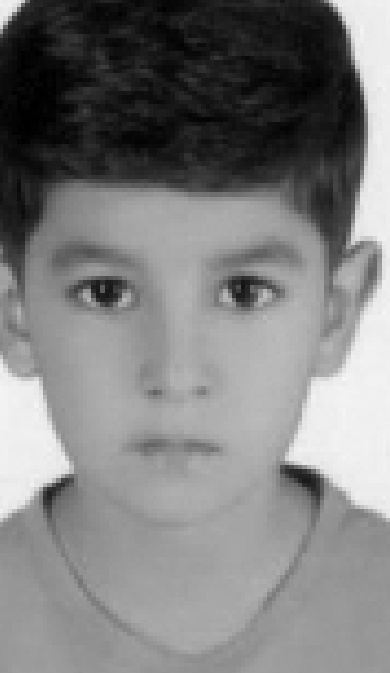
#> input picture Campaigns/minab/splitted_photos/2ezZa_Habashia_38.jpg, 390 x 673 px; its folder holds only this picture in this run
$ python generate_eyes_gif.py
#> lines starting #> are read from the running program, lines starting #| are printed output that depends on the picture
#!/usr/bin/env python3
"""
Concept #5: "Eyes That Ask" — Close-Crop Eye Portraits
Crops just the eye region from each child's photo and sequences them into
a haunting GIF where the eyes "look at the viewer" one by one.

Since these are passport-style photos with consistent framing,
we use proportional cropping (eyes are ~25-40% from top of face).
"""

import re
from pathlib import Path
from PIL import Image, ImageDraw, ImageFont, ImageEnhance, ImageFilter

# --- Configuration ---
FRAME_SIZE = (800, 400)  # widescreen cinematic aspect
PHOTO_DIR = Path(__file__).parent / "splitted_photos"
OUTPUT_DIR = Path(__file__).parent / "animated_gifs"

FONT_BOLD = "/System/Library/Fonts/Supplemental/Arial Bold.ttf"
FONT_REGULAR = "/System/Library/Fonts/Helvetica.ttc"

BG_DARK = (8, 8, 14)
ACCENT_GOLD = (232, 190, 92)
TEXT_WHITE = (255, 255, 255)

EYE_DISPLAY_MS = 200    # hold each eye pair
CLOSING_MS = 4000        # closing frame hold


def create_eye_frame(photo_path: Path) -> Image.Image:
    """Crop the eye region from a portrait photo."""
    frame = Image.new("RGB", FRAME_SIZE, BG_DARK)
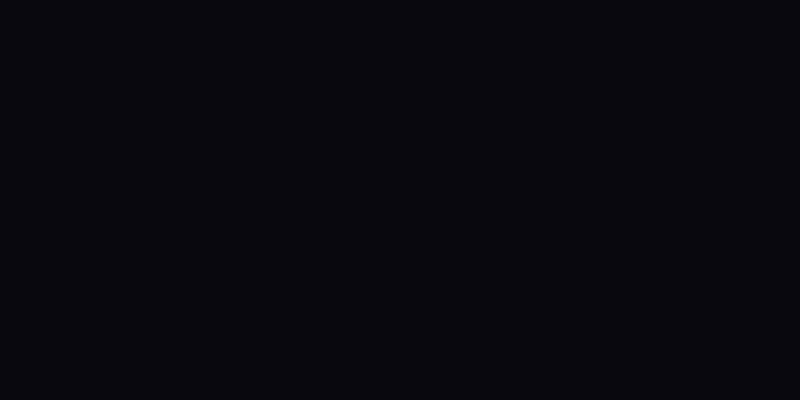
#> frame: PIL image 800x400 RGB; mean R, G, B 8, 8, 14

    photo = Image.open(photo_path).convert("RGB")
#> photo is the input picture: PIL image 390x673 RGB; min 0, max 248, mean 126.7

    # For passport-style photos, eyes are roughly at 25-38% from top
    # Crop a horizontal strip that captures the eye region
    eye_top = int(photo.height * 0.20)
#> eye_top = 134
    eye_bottom = int(photo.height * 0.42)
#> eye_bottom = 282
    eye_strip = photo.crop((0, eye_top, photo.width, eye_bottom))
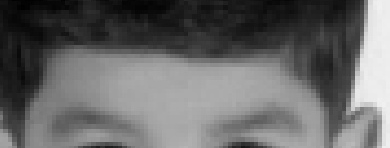
#> eye_strip: PIL image 390x148 RGB; min 0, max 242, mean 102.8

    # Scale to fill frame width
    scale = FRAME_SIZE[0] / eye_strip.width
#> scale = 2.05
    new_w = FRAME_SIZE[0]
    new_h = int(eye_strip.height * scale)
#> new_h = 303
    eye_strip = eye_strip.resize((new_w, new_h), Image.LANCZOS)
#> eye_strip: PIL image 800x303 RGB

    # Enhance to make eyes pop
    enhancer = ImageEnhance.Contrast(eye_strip)
    eye_strip = enhancer.enhance(1.3)
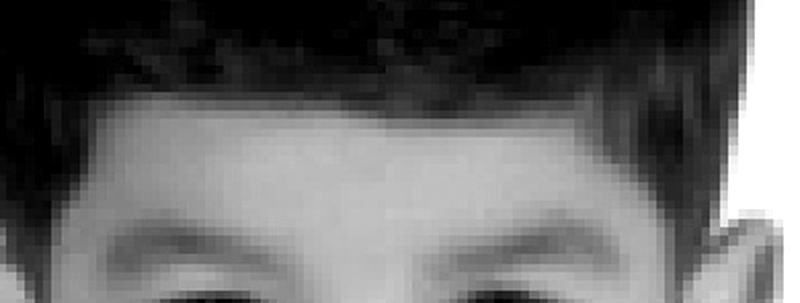
#> eye_strip: PIL image 800x303 RGB; min 0, max 255, mean 102.5
    enhancer = ImageEnhance.Sharpness(eye_strip)
    eye_strip = enhancer.enhance(1.5)

    # Center vertically
    y_offset = (FRAME_SIZE[1] - new_h) // 2
#> y_offset = 48
    frame.paste(eye_strip, (0, max(0, y_offset)))
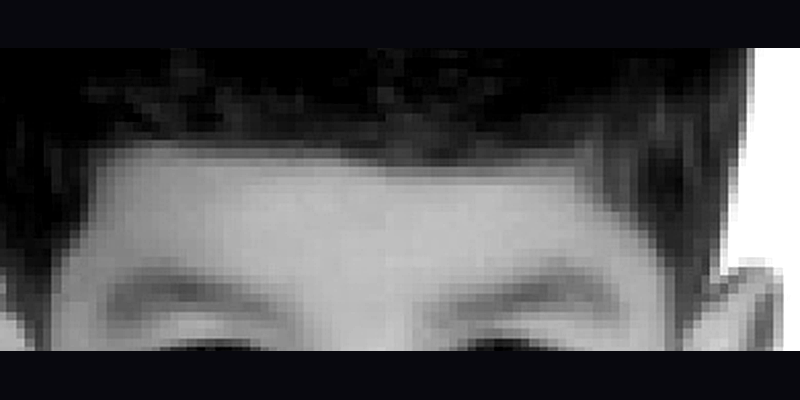
#> frame: PIL image 800x400 RGB; mean R, G, B 79.4, 79.4, 80.9

    # Cinematic black bars (top and bottom)
    draw = ImageDraw.Draw(frame)
    bar_height = 30
    # Top gradient bar
    for i in range(bar_height):
        alpha = int(255 * (1 - i / bar_height))
        draw.line([(0, i), (FRAME_SIZE[0], i)], fill=(8, 8, 14))
    # Fade top
    for i in range(bar_height, bar_height + 20):
        blend = (i - bar_height) / 20
        draw.line(
            [(0, i), (FRAME_SIZE[0], i)],
            fill=(
                int(8 * (1 - blend) + frame.getpixel((FRAME_SIZE[0] // 2, i))[0] * blend),
                int(8 * (1 - blend) + frame.getpixel((FRAME_SIZE[0] // 2, i))[1] * blend),
                int(14 * (1 - blend) + frame.getpixel((FRAME_SIZE[0] // 2, i))[2] * blend),
            ),
        )

    # Bottom bar
    for i in range(FRAME_SIZE[1] - bar_height, FRAME_SIZE[1]):
        draw.line([(0, i), (FRAME_SIZE[0], i)], fill=(8, 8, 14))

    # Vignette edges (left and right)
    for x in range(60):
        alpha_factor = x / 60
        for y in range(FRAME_SIZE[1]):
            px = frame.getpixel((x, y))
            frame.putpixel((x, y), tuple(int(c * alpha_factor) for c in px))
            px_r = frame.getpixel((FRAME_SIZE[0] - 1 - x, y))
            frame.putpixel(
                (FRAME_SIZE[0] - 1 - x, y),
                tuple(int(c * alpha_factor) for c in px_r),
            )
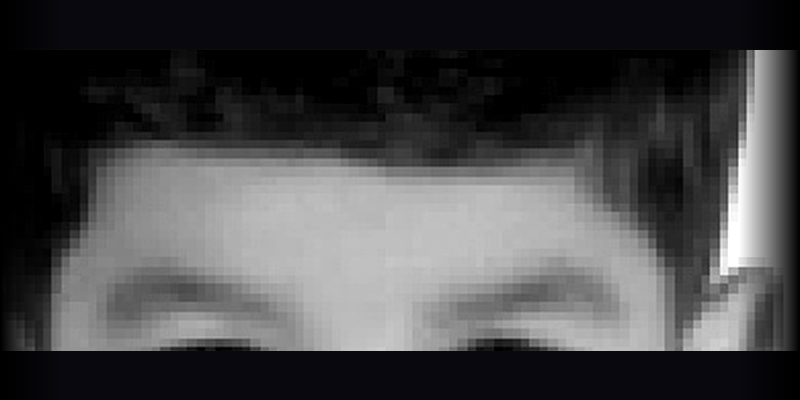
#> frame: PIL image 800x400 RGB; mean R, G, B 71.5, 71.5, 72.9

    return frame


def create_closing_frame() -> Image.Image:
    """Create the closing message frame."""
    frame = Image.new("RGB", FRAME_SIZE, BG_DARK)
    draw = ImageDraw.Draw(frame)

    try:
        font_big = ImageFont.truetype(FONT_BOLD, 42)
        font_medium = ImageFont.truetype(FONT_BOLD, 28)
        font_small = ImageFont.truetype(FONT_REGULAR, 20)
    except OSError:
        font_big = font_medium = font_small = ImageFont.load_default()

    # Main text
    lines = [
        ("They're watching.", font_big, TEXT_WHITE, 120),
        ("Are you?", font_big, ACCENT_GOLD, 175),
    ]

    for text, font, color, y_pos in lines:
        bbox = draw.textbbox((0, 0), text, font=font)
        text_w = bbox[2] - bbox[0]
        draw.text(((FRAME_SIZE[0] - text_w) // 2, y_pos), text, font=font, fill=color)
#> this loop made 2 passes
#> (bbox, text_w) on passes 1 to 2: ((-1, 7, 375, 48), 376), ((0, 7, 184, 48), 184)

    # Decorative line
    draw.line(
        [(FRAME_SIZE[0] // 2 - 60, 260), (FRAME_SIZE[0] // 2 + 60, 260)],
        fill=ACCENT_GOLD,
        width=2,
    )

    # Hashtag
    hashtag = "#100FacesOfPeace  ·  People for Peace"
    bbox = draw.textbbox((0, 0), hashtag, font=font_small)
#> bbox = (0, 4, 390, 23)
    text_w = bbox[2] - bbox[0]
#> text_w = 390
    draw.text(
        ((FRAME_SIZE[0] - text_w) // 2, 290),
        hashtag,
        font=font_small,
        fill=(140, 160, 220),
    )

    return frame


def main() -> None:
    """Generate the eyes-that-ask GIF."""
    OUTPUT_DIR.mkdir(exist_ok=True)

    photos = sorted(
        [p for p in PHOTO_DIR.iterdir() if p.suffix.lower() in (".jpg", ".jpeg", ".png")],
        key=lambda p: p.name,
    )

    print(f"Found {len(photos)} photos")
    print("Extracting eye regions...")

    frames: list[Image.Image] = []
    durations: list[int] = []

    for i, photo_path in enumerate(photos):
        try:
            eye_frame = create_eye_frame(photo_path)
            frames.append(eye_frame)
            durations.append(EYE_DISPLAY_MS)

            if (i + 1) % 25 == 0:
                print(f"  → {i + 1}/{len(photos)} eyes processed")
        except Exception as exc:
            print(f"  ⚠️ Skipped {photo_path.name}: {exc}")

    # Closing frame
    print("  → Closing frame")
    frames.append(create_closing_frame())
    durations.append(CLOSING_MS)

    # Save GIF
    output_path = OUTPUT_DIR / "eyes_that_ask.gif"
    print(f"\nSaving GIF to {output_path}...")

    palette_frames = [f.quantize(colors=256, method=Image.Quantize.MEDIANCUT) for f in frames]
#> palette_frames = 2 items

    palette_frames[0].save(
        output_path,
        save_all=True,
        append_images=palette_frames[1:],
        duration=durations,
        loop=0,
        optimize=False,
    )

#> (the run stopped early here; a loop or call above may not have finished)

$ run again, on Campaigns/minab/splitted_photos/Asma_Zakeri_41.jpg
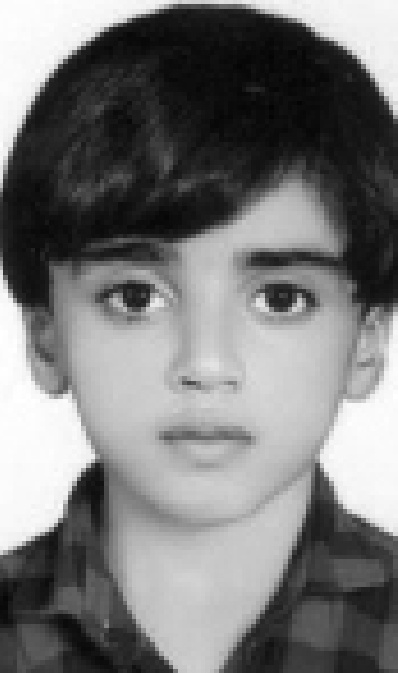
#> input picture Campaigns/minab/splitted_photos/Asma_Zakeri_41.jpg, 398 x 673 px
#> in create_eye_frame, photo is the input picture: PIL image 398x673 RGB; min 2, max 255, mean 120.5
#> in create_eye_frame, `eye_strip = enhancer.enhance(1.3)`:
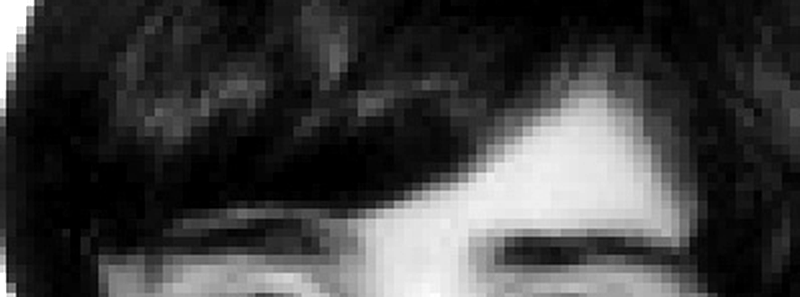
#> eye_strip: PIL image 800x297 RGB; min 0, max 255, mean 63.2
#> after the loop in create_eye_frame, `for x in range(60):`:
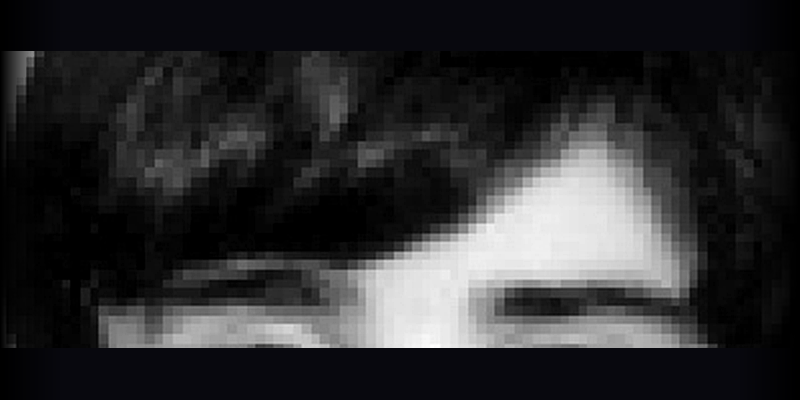
#> frame: PIL image 800x400 RGB; mean R, G, B 45.9, 45.9, 47.4
#> the loop in create_closing_frame, `for text, font, color, y_pos in lines:` made 2 passes
#> (bbox, text_w) on passes 1 to 2: ((-1, 7, 375, 48), 376), ((0, 7, 184, 48), 184)
#> in create_closing_frame, `bbox = draw.textbbox((0, 0), hashtag, font=font_small)`: bbox = (0, 4, 390, 23)
#> in create_closing_frame, `text_w = bbox[2] - bbox[0]`: text_w = 390
#> palette_frames = 2 items

$ run again, on Campaigns/minab/splitted_photos/Asra_Zakeri_26.jpg
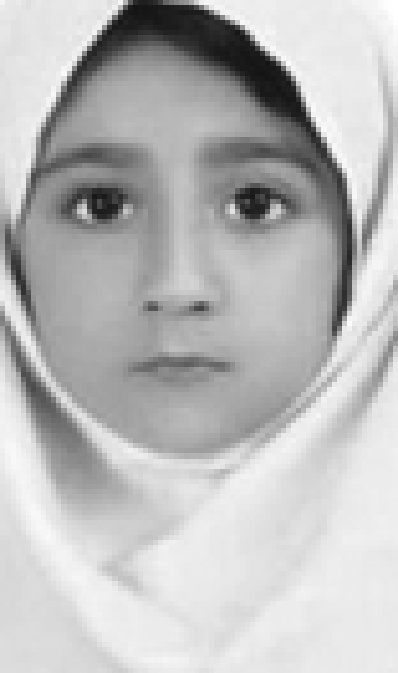
#> input picture Campaigns/minab/splitted_photos/Asra_Zakeri_26.jpg, 398 x 673 px
#> in create_eye_frame, photo is the input picture: PIL image 398x673 RGB; min 17, max 255, mean 186.7
#> in create_eye_frame, `eye_strip = enhancer.enhance(1.3)`:
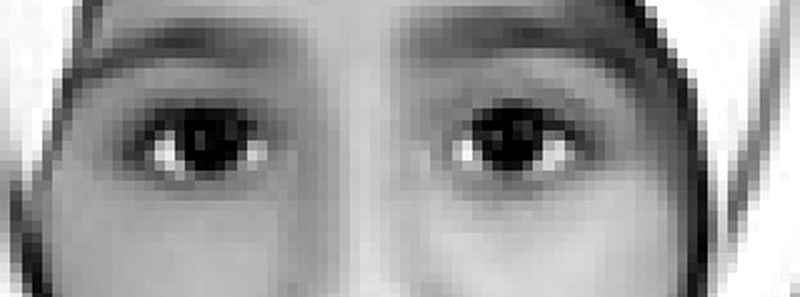
#> eye_strip: PIL image 800x297 RGB; min 0, max 255, mean 155
#> after the loop in create_eye_frame, `for x in range(60):`:
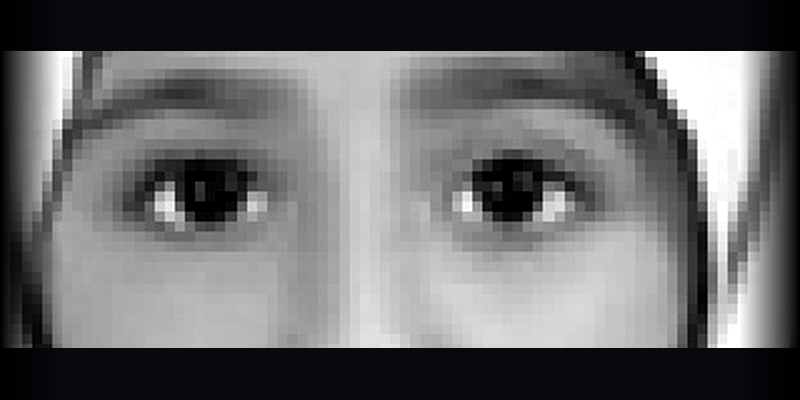
#> frame: PIL image 800x400 RGB; mean R, G, B 105.1, 105.1, 106.6
#> the loop in create_closing_frame, `for text, font, color, y_pos in lines:` made 2 passes
#> (bbox, text_w) on passes 1 to 2: ((-1, 7, 375, 48), 376), ((0, 7, 184, 48), 184)
#> in create_closing_frame, `bbox = draw.textbbox((0, 0), hashtag, font=font_small)`: bbox = (0, 4, 390, 23)
#> in create_closing_frame, `text_w = bbox[2] - bbox[0]`: text_w = 390
#> palette_frames = 2 items

$ run again, on Campaigns/minab/splitted_photos/Alireza_Zareie_59.jpg
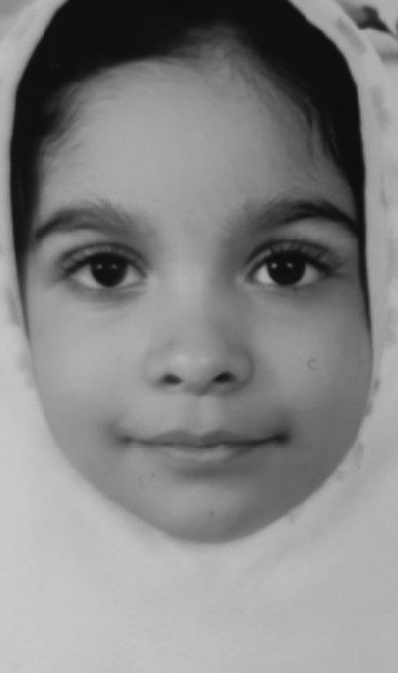
#> input picture Campaigns/minab/splitted_photos/Alireza_Zareie_59.jpg, 398 x 673 px
#> in create_eye_frame, photo is the input picture: PIL image 398x673 RGB; min 12, max 204, mean 132.5
#> in create_eye_frame, `eye_strip = enhancer.enhance(1.3)`:
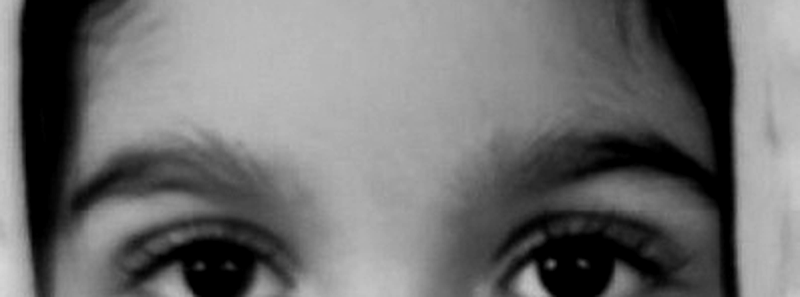
#> eye_strip: PIL image 800x297 RGB; min 0, max 215, mean 109.8
#> after the loop in create_eye_frame, `for x in range(60):`:
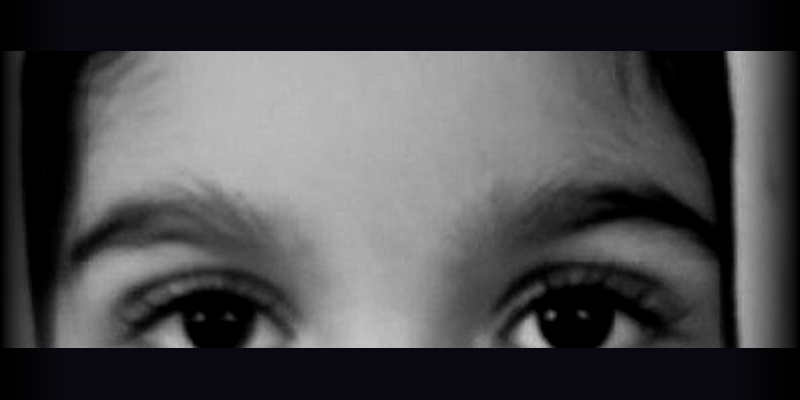
#> frame: PIL image 800x400 RGB; mean R, G, B 75, 75, 76.5
#> the loop in create_closing_frame, `for text, font, color, y_pos in lines:` made 2 passes
#> (bbox, text_w) on passes 1 to 2: ((-1, 7, 375, 48), 376), ((0, 7, 184, 48), 184)
#> in create_closing_frame, `bbox = draw.textbbox((0, 0), hashtag, font=font_small)`: bbox = (0, 4, 390, 23)
#> in create_closing_frame, `text_w = bbox[2] - bbox[0]`: text_w = 390
#> palette_frames = 2 items
